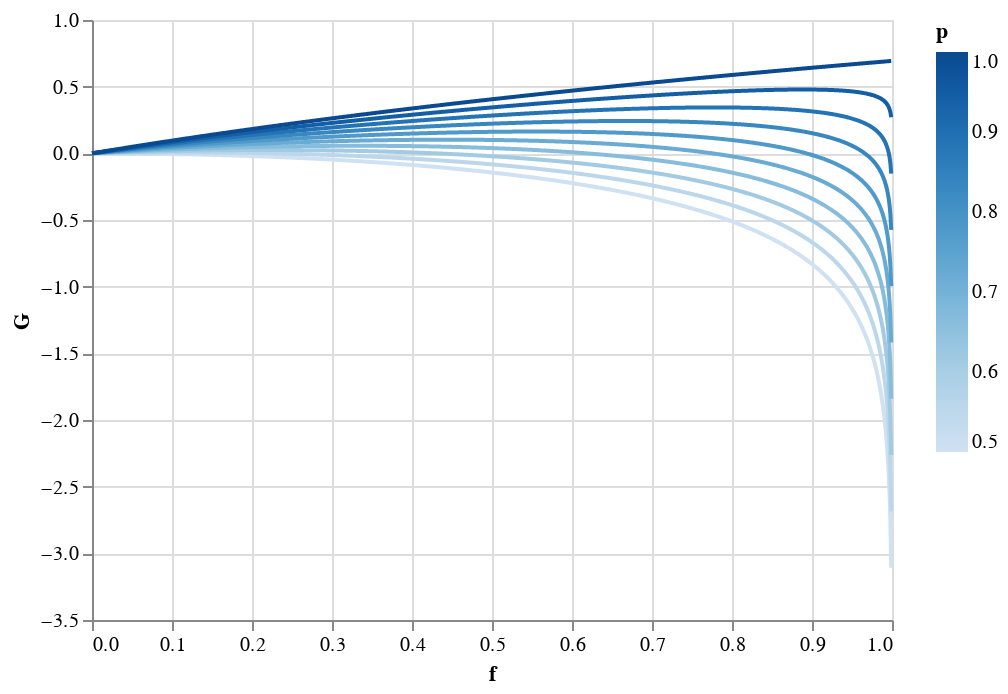

Notebook source saved alongside this figure:
### Code cell
import altair as alt
import numpy as np
import pandas as pd

pgrid = np.linspace(0.5, 1, num=10)
fgrid = np.linspace(0, 1, num=1000, endpoint=False)
p, f = np.meshgrid(pgrid, fgrid)
G = p*np.log(1+f)+(1-p)*np.log(1-f)

alt.data_transformers.disable_max_rows()

(
    alt
    .Chart(
        pd.DataFrame(
            data=np.array([p, f, G]).reshape(3, -1).T,
            columns=["p", "f", "G"]
        )
    )
    .mark_line()
    .encode(
        x="f",
        y="G",
        color="p"
    )
)

### Figure 1 — Vega-Lite specification as saved in the notebook (floating-point values rounded to 4 significant figures; data arrays with more than 128 entries replaced by an {"elided": "..."} marker saying what was removed)
{"config": {"view": {"continuousWidth": 400, "continuousHeight": 300}}, "data": {"name": "data-54ed2bf3b0bc1947b0212461a189dda8"}, "mark": "line", "encoding": {"color": {"type": "quantitative", "field": "p"}, "x": {"type": "quantitative", "field": "f"}, "y": {"type": "quantitative", "field": "G"}}, "$schema": "https://vega.github.io/schema/vega-lite/v4.8.1.json", "datasets": {"data-54ed2bf3b0bc1947b0212461a189dda8": {"elided": "10000 records"}}}
